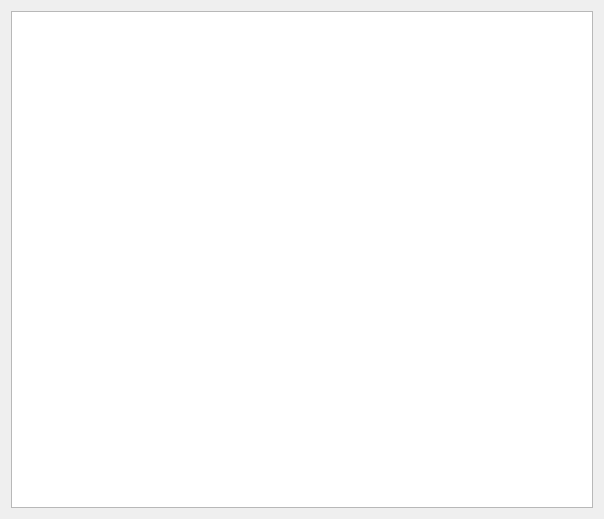
<?xml version="1.0" encoding="UTF-8"?>
<ui version="4.0">
 <class>Dialog</class>
 <widget class="QDialog" name="Dialog">
  <property name="geometry">
   <rect>
    <x>0</x>
    <y>0</y>
    <width>604</width>
    <height>519</height>
   </rect>
  </property>
  <property name="windowTitle">
   <string>Dialog</string>
  </property>
  <layout class="QGridLayout" name="gridLayout">
   <item row="0" column="0">
    <widget class="PlotWidget" name="plot"/>
   </item>
  </layout>
 </widget>
 <customwidgets>
  <customwidget>
   <class>PlotWidget</class>
   <extends>QGraphicsView</extends>
   <header>pyqtgraph</header>
   <slots>
    <slot>changeGraph()</slot>
   </slots>
  </customwidget>
 </customwidgets>
 <resources/>
 <connections/>
</ui>
